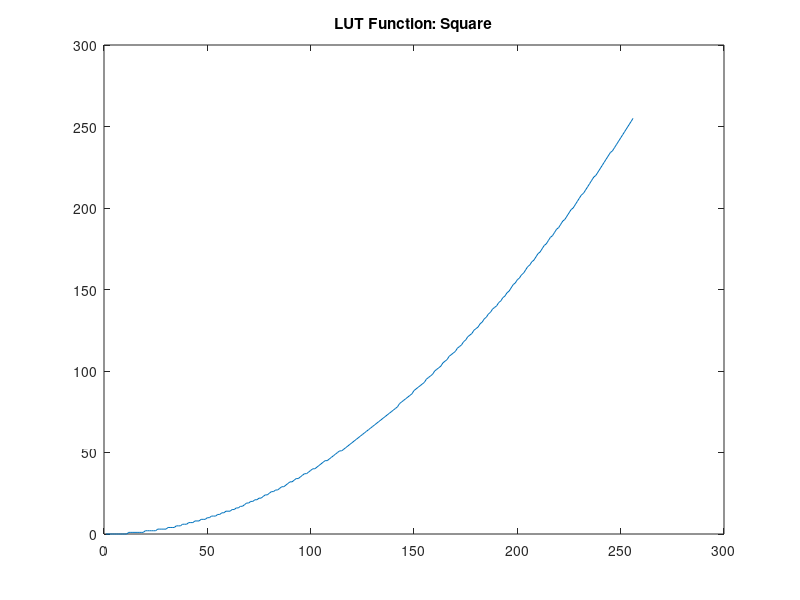

Write MATLAB code to recreate this figure. (Note: this script raises an error after producing the figure.)
clearvars;
close all;
clc;

% Load the provided "mat" file with predefined LUT functions.
load functionsLUT.mat;

% Display an exemplary function.
figure;
plot(square);
title('LUT Function: Square');

% Load a sample image and display it
image = imread('lena.bmp');
figure;
imshow(image);
title('Original Image');

% For a selected image perform LUT operations using at least three different LUT function - 
% for example use functions: square, inverse and saw. Display the result. 
% Then for each LUT create a figure with three subplots.

output_square = intlut(image, square);
output_inverse = intlut(image, inverse);
output_saw = intlut(image, saw);

% Figure for the "square" LUT function
figure('position', [100, 100, 1000, 300]);

subplot(1, 3, 1);
imshow(image);
title('Input Image');
daspect([1 1 1]);

subplot(1, 3, 2);
plot(square);
title('LUT Function: Square');
xlim([0 255]);
ylim([0 255]);
daspect([1 1 1]);

subplot(1, 3, 3);
imshow(output_square);
title('Output Image');
daspect([1 1 1]);

% Figure for the "inverse" LUT function
figure('position', [100, 100, 1000, 300]);

subplot(1, 3, 1);
imshow(image);
title('Input Image');
daspect([1 1 1]);

subplot(1, 3, 2);
plot(inverse);
title('LUT Function: Inverse');
xlim([0 255]);
ylim([0 255]);
daspect([1 1 1]);

subplot(1, 3, 3);
imshow(output_inverse);
title('Output Image');
daspect([1 1 1]);

% Figure for the "saw" LUT function
figure('position', [100, 100, 1000, 300]);

subplot(1, 3, 1);
imshow(image);
title('Input Image');
daspect([1 1 1]);

subplot(1, 3, 2);
plot(saw);
title('LUT Function: Saw');
xlim([0 255]);
ylim([0 255]);
daspect([1 1 1]);

subplot(1, 3, 3);
imshow(output_saw);
title('Output Image');
daspect([1 1 1]);